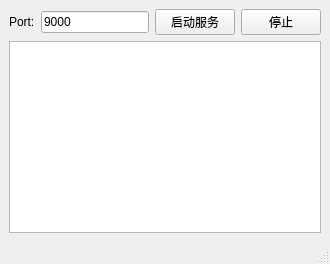
<?xml version="1.0" encoding="UTF-8"?>
<ui version="4.0">
 <class>ServerWindow</class>
 <widget class="QMainWindow" name="ServerWindow">
  <property name="windowTitle">
   <string>远程专家支持（服务端）</string>
  </property>
  <widget class="QWidget" name="centralwidget">
   <layout class="QVBoxLayout" name="verticalLayout">
    <item>
     <layout class="QHBoxLayout" name="row1">
      <item><widget class="QLabel" name="labelPort"><property name="text"><string>Port:</string></property></widget></item>
      <item><widget class="QLineEdit" name="edPort"><property name="text"><string>9000</string></property></widget></item>
      <item><widget class="QPushButton" name="btnStart"><property name="text"><string>启动服务</string></property></widget></item>
      <item><widget class="QPushButton" name="btnStop"><property name="text"><string>停止</string></property></widget></item>
    </layout>
    </item>
    <item>
     <widget class="QTextEdit" name="txtLog">
      <property name="readOnly"><bool>true</bool></property>
     </widget>
    </item>
   </layout>
  </widget>
  <widget class="QMenuBar" name="menubar"/>
  <widget class="QStatusBar" name="statusbar"/>
 </widget>
 <resources/>
 <connections/>
</ui>
